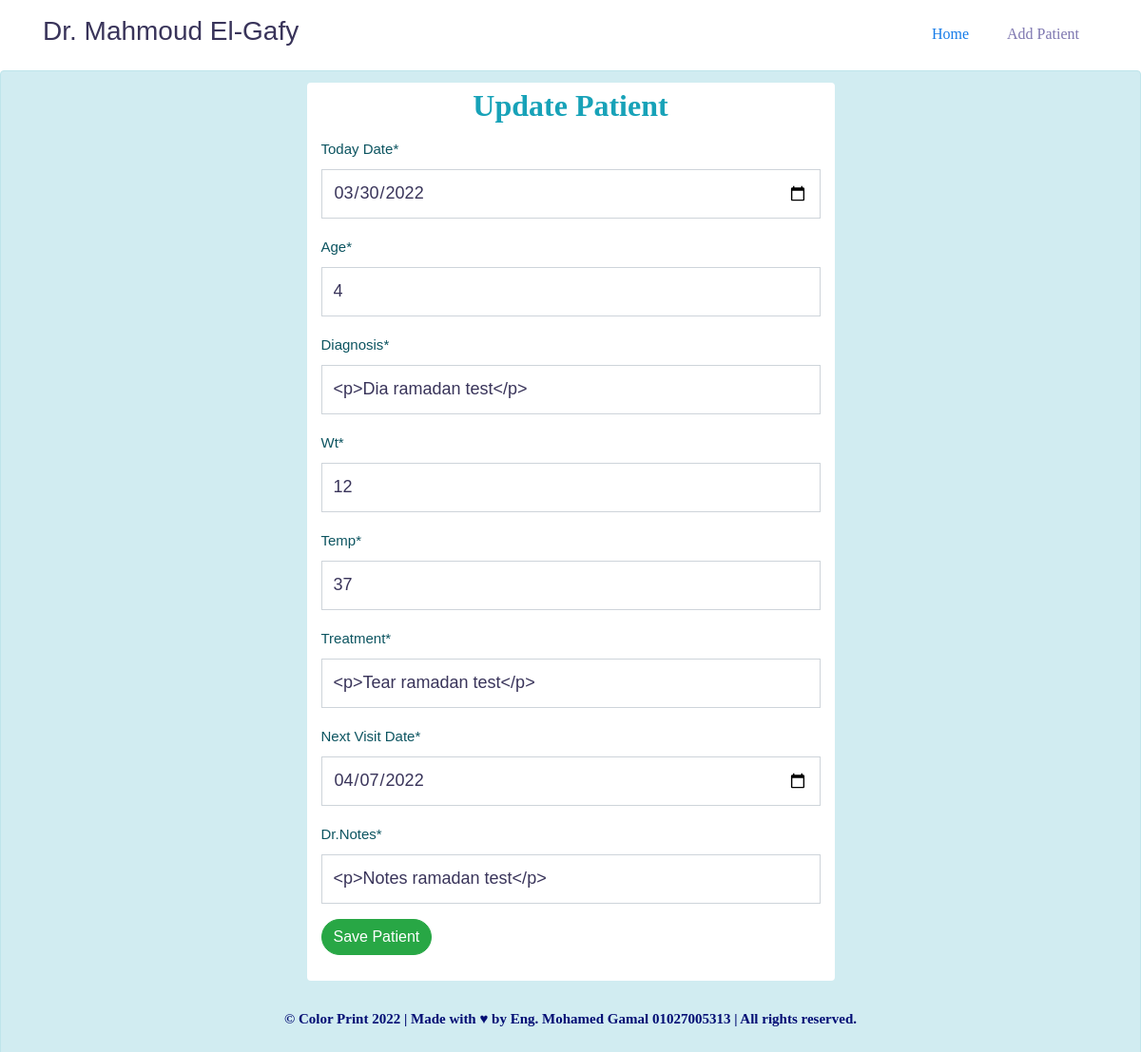
/3/edit, run on an earlier commit of the app's database.
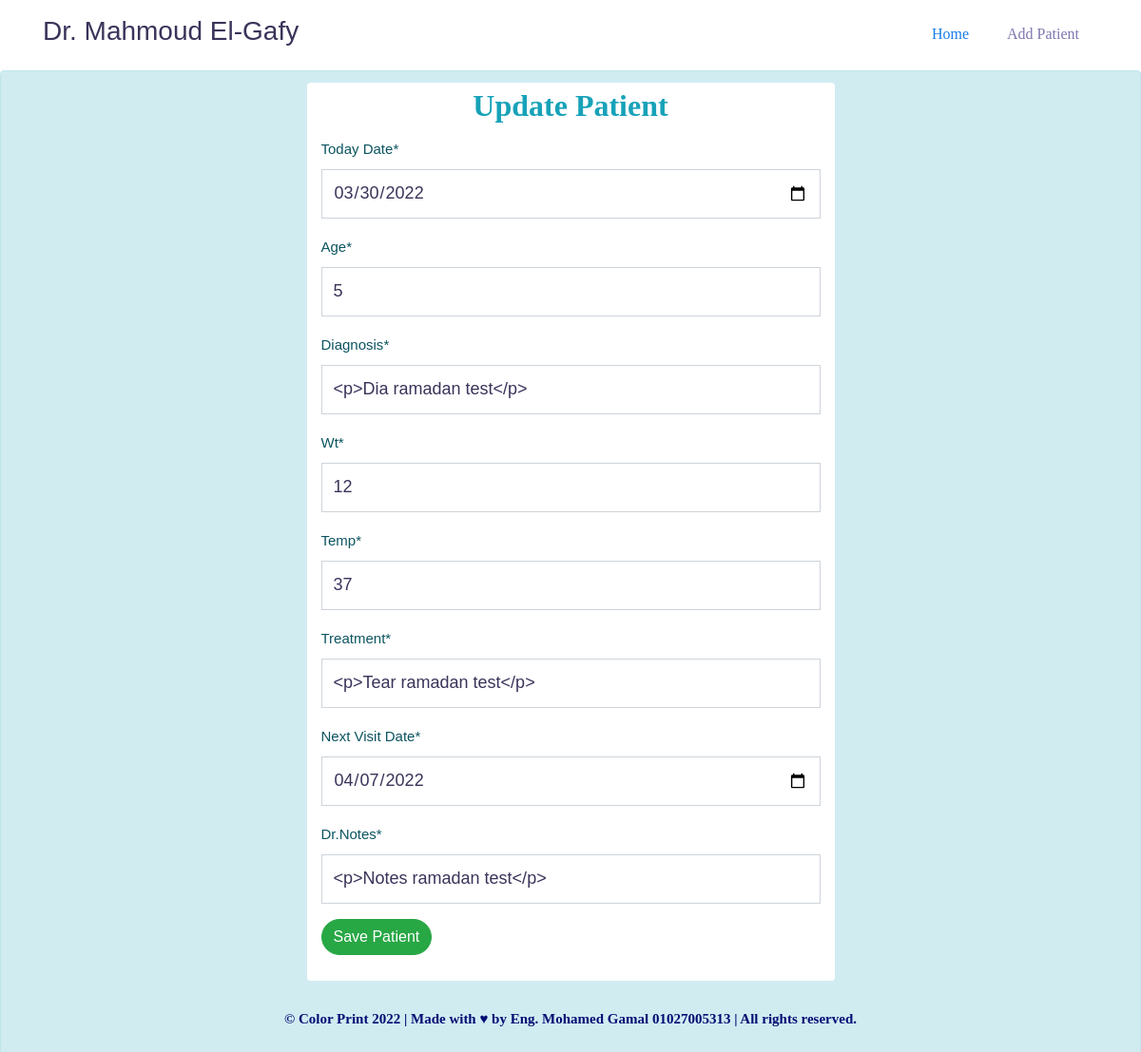
And on a later commit of the database.
### patient/models.py (models this page shows, shortened)
class Add_patient(models.Model):
    idnational      = models.IntegerField(primary_key=True)
    file_number     = models.CharField(max_length=30, verbose_name='File Number',null=True, blank=False)
    name            = models.CharField(max_length=120, verbose_name='Name', null=True, blank=True)
    birthdate       = models.DateField(verbose_name='Birth Date')
    date            = models.DateField(verbose_name='Today Date')
    age             = models.CharField(max_length=20, verbose_name='Age' ,null=True, blank=True)
    gender          = models.CharField(max_length=10, choices=(GENDER), default=('Male'))
    adderss         = models.CharField(max_length=250, verbose_name='Address' , null=True, blank=True)
    mobile_no       = models.CharField(max_length=30, verbose_name='Phone Number', null=True, blank=True)
    diagnosis       = models.TextField(max_length=1200, verbose_name='Diagnosis', null=True, blank=True)
    wt              = models.CharField(max_length=20, verbose_name='Wt' ,null=True, blank=True)
    temp            = models.CharField(max_length=20, verbose_name='Temp', null=True, blank=True)
    treatment       = models.TextField(max_length=1200, verbose_name='Treatment', null=True, blank=True)
    next_visit_date = models.DateField(verbose_name='Next Visit Date', null=True, blank=True)
    note            = models.TextField(max_length=1200, verbose_name='Dr. Notes', null=True, blank=True)
    class Meta:
        verbose_name = "registration"
        verbose_name_plural = "registration"

### patient/views.py (the view)
# urls.py: path('<int:id>/edit', edit_patient, name='edit'),
def edit_patient(request, id): #def edit_patient in urls
    edit = get_object_or_404(Add_patient, idnational=id)
    if request.method == 'POST': #POST in form edit_patient in edit_patient html
        formtohtml = Update_PatientForm(request.POST, instance=edit) # edit_patient come from forms.py
        if formtohtml.is_valid():
            formtohtml.save() # to save data in forms
            messages.success(request, 'Update Patient Successful.')
    else:
        formtohtml= Update_PatientForm(instance=edit)
    return render(request,'patient/edit.html',{'updatehtml':formtohtml}) # edit_patient From forms.py

### patient/forms.py
class Update_PatientForm(forms.ModelForm):
    date            = forms.DateField(widget=CalDate, label='Today Date')
    age             = forms.CharField(max_length=20, label='Age')
    diagnosis       = forms.CharField(widget=SummernoteWidget(attrs={'summernote': {'width': '100%', 'height': '300px'}}), label='Diagnosis')
    wt              = forms.CharField(max_length=20, label='Wt')
    temp            = forms.CharField(max_length=20, label='Temp')
    treatment       = forms.CharField(widget=SummernoteWidget(attrs={'summernote': {'width': '100%', 'height': '300px'}}), label='Treatment')
    next_visit_date = forms.DateField(widget=CalDate, label='Next Visit Date')
    note            = forms.CharField(widget=SummernoteWidget(attrs={'summernote': {'width': '100%', 'height': '300px'}}), label='Dr.Notes')
    class Meta:
        model = Patient
        fields = ('date','age','diagnosis','wt','temp','treatment','next_visit_date','note')
        verbose_name = 'update_patient'
        verbose_name_plural = 'update_patients'

### templates/patient/edit.html (shortened to what this page needs)
{% extends 'base.html' %}
{% load static %}
{% load crispy_forms_tags %}
{% block content %}
	<div class="alert alert-info">
	<div class="container">
		<div class ='col-6 m-auto bg-white rounded'>
			<h2 class="text-center text-info">Update Patient</h2>
				<form method="POST">
					<div class="form-group">
						{{ updatehtml | crispy }}
					</div>
					<button class="btn btn-success" type="submit">Save Patient</button>
				</form>
			<br>
	</div>
	<br>
	</div>
{% endblock content %}

### templates/base.html (shortened to what this page needs)
{% load static %}
<!DOCTYPE html>
<html>
<head>
  <link rel="stylesheet" href="https://cdnjs.cloudflare.com/ajax/libs/font-awesome/4.7.0/css/font-awesome.min.css">
	<link rel="stylesheet" href="{% static '/css/style.css' %}">
  <link rel="stylesheet" type="text/css" href="{% static '/css/styles.css' %}">
</head>
<body>
  <nav class="navbar navbar-expand-lg navbar-dark ftco_navbar bg-dark ftco-navbar-light" id="ftco-navbar">
    <div class="container">
      <h3>Dr. Mahmoud El-Gafy</h3>
      <div class="collapse navbar-collapse" id="ftco-nav">
        <ul class="navbar-nav ml-auto">
          <li class="nav-item active"><a href="/" class="nav-link">Home</a></li>
          <li class="nav-item"><a href="/add_patient" class="nav-link">Add Patient</a></li>
        </ul>
      </div>
    </div>
  </nav>
  {% block content %}
  {% endblock %}
  {% include "footer.html" %}
</body>
</html>

### templates/footer.html
{% block content %} {% load static %}
<div class="bottom section-padding">
    <div class="container">
        <div class="row">
            <div class="col-md-12 text-center">
                <div class="copyright">
                    <p>© Color Print 2022 | Made with ♥ by Eng. Mohamed Gamal 01027005313 | All rights reserved.</p>
                </div>
            </div>
        </div>
    </div>
</div>
{% endblock content %}

### static/css/styles.css (style rules this page uses)
.text-center { font-family: Verdana; color: rgb(2, 13, 116); font-weight: 600; }
#ftco-nav { font-family: Verdana !important; font-size: 30px; }

What changed in the data, as far as the page shows it:
changed Add_patient "<p>Dia ramadan test</p>": age "4" → "5"
